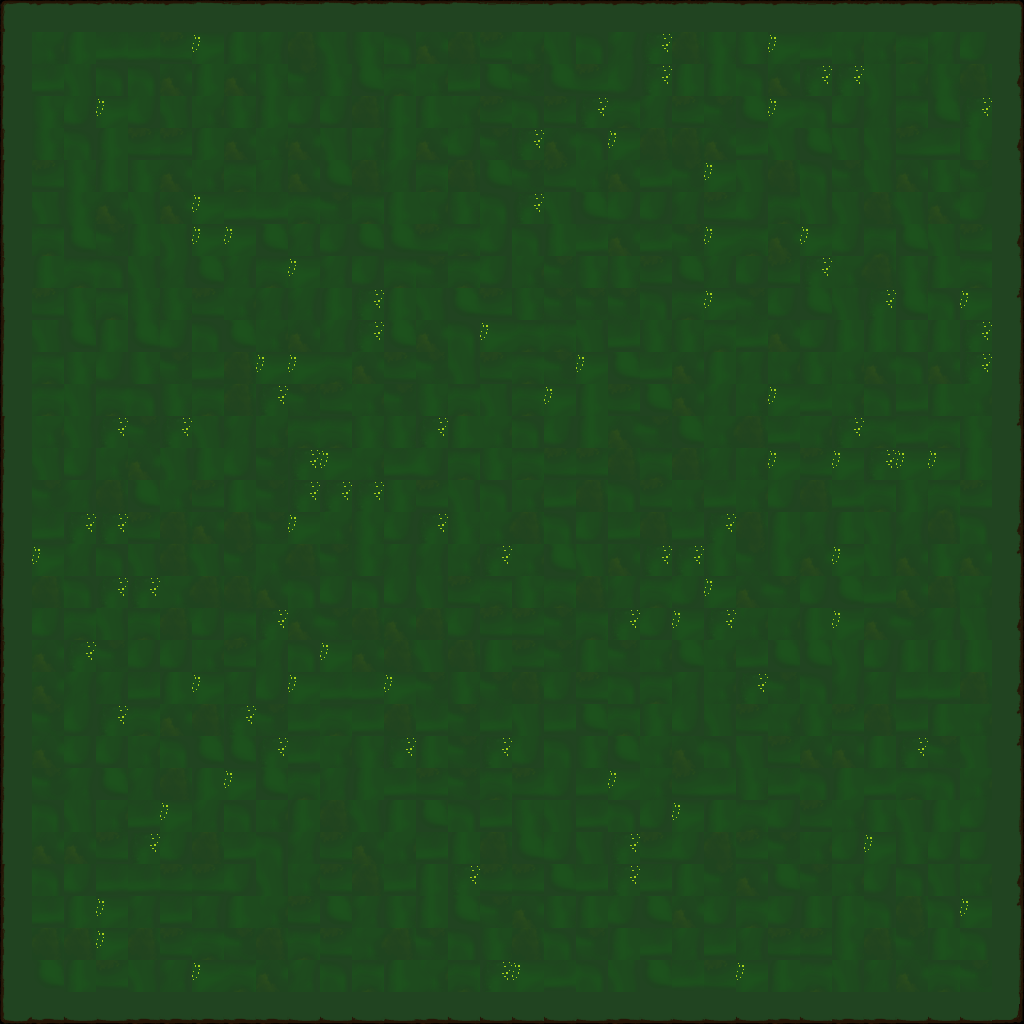

A level layout from a 2D game, rendered from its tile map. Below: a short description, then the map file with tile-grid data replaced by summaries:
An orthogonal 32x32 tile map with 32x32 px tiles, 1 tile layer (terrain) and 1 object (ort).

<map version="1.0" orientation="orthogonal" renderorder="right-up" width="32" height="32" tilewidth="32" tileheight="32" nextobjectid="2">
 <tileset firstgid="1" name="tileset_ground" tilewidth="32" tileheight="32" tilecount="36" columns="6">
  <image source="tileset_ground.png" width="192" height="192" />
 </tileset>
 <layer name="terrain" width="32" height="32">
  <data>[1024 cells, 1024 non-empty, 36 distinct tile ids]</data>
 </layer>
 <objectgroup name="defObjects">
  <object id="1" name="ort" x="480" y="480" width="32" height="32" />
 </objectgroup>
</map>
